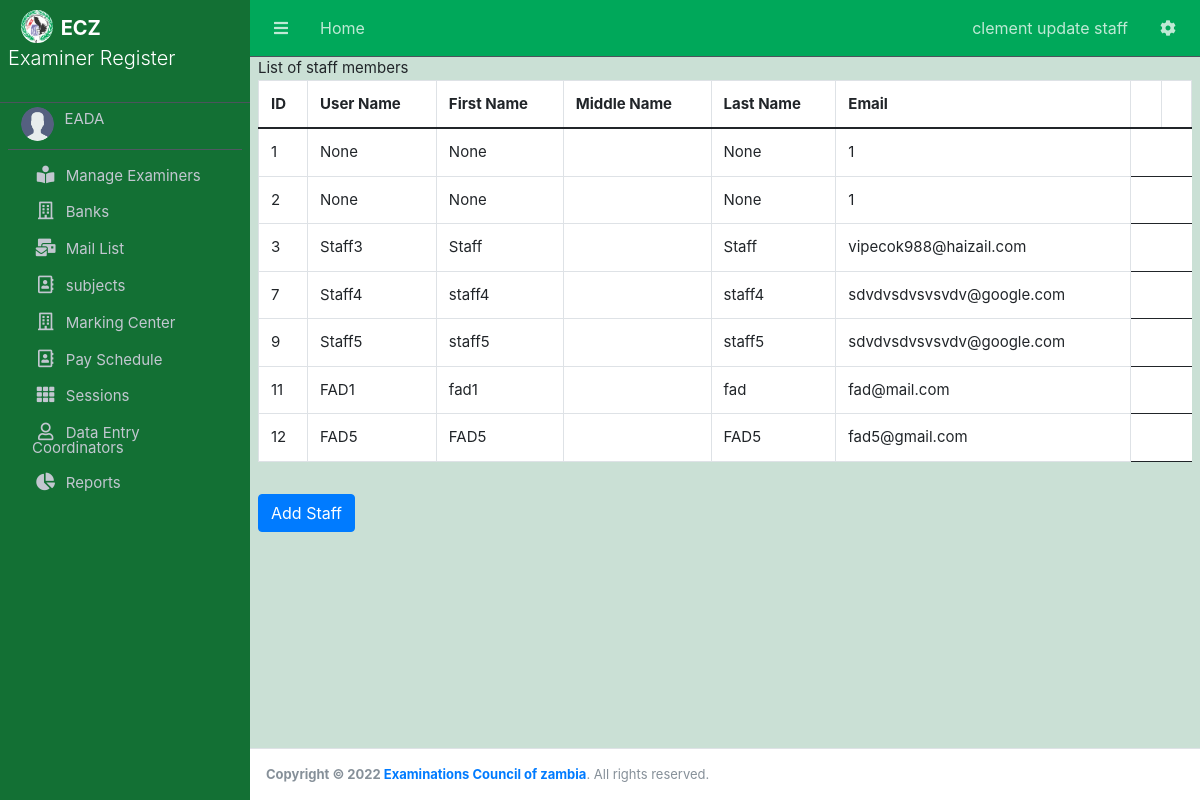
/staff/list (signed in), run on the app's committed database.
### Examiner/models.py (models this page shows, shortened)
class CustomUser(AbstractUser):
    user_type_data = ((0, "ADMIN"),(1, "EAD"), (2, "FAD"), (3, "Examiner"),(4,"Station-Admin"))
    user_type = models.IntegerField(default=1, choices=user_type_data)
    is_admin=models.BooleanField(default=False)

class Staff(models.Model):
    user=models.OneToOneField(CustomUser,
        on_delete=models.CASCADE,null=True,blank=True)
    first_name=models.CharField(max_length=50,null=True)
    last_name=models.CharField(max_length=50,null=True)
    username=models.CharField(max_length=50,null=True)
    email=models.EmailField(null=False)
    created_at = models.DateTimeField(auto_now_add=True)
    updated_at = models.DateTimeField(auto_now=True)

### Examiner/StaffViews.py (the view)
# urls.py: path('staff/list',StaffViews.StaffListView.as_view(),name='staff-list'),
class StaffListView(ListView):
    model=Staff
    template_name='EAD/Stafflist.html'
    context_object_name='staffs'

### Examiner/templates/EAD/Stafflist.html (shortened to what this page needs)
{% extends 'base.html' %}
{% block content %}
List of staff members
<div class="table table-responsive">
    <table class="table table-bordered">
        <thead>
            <tr>
                <th>ID</th>
                <th>User Name</th>
                <th>First Name</th>
                <th>Middle Name</th>
                <th>Last Name</th>
                <th>Email</th>
                <th><th>
            </tr>
        </thead>
        <tbody>
        {% for item in staffs %}
        <tr>
            <td>{{item.id}}</td>
            <td>{{item.username}}</td>
            <td>{{item.first_name}}</td>
            <td>{{item.middle_name}}</td>
            <td>{{item.last_name}}</td>
            <td>{{item.email}}</td>
        </tr>
        {% endfor %}
        </tbody>
    </table>
</div>
<a href="{%url 'staff-create'%}" class="btn btn-primary">Add Staff</a>
{% endblock content %}

### Examiner/templates/EAD/nav.html (shortened to what this page needs)
{%load static%}
<nav class="main-header navbar navbar-expand  navbar-dark sticky-top" >
    <ul class="navbar-nav">
      <li class="nav-item">
        <a class="nav-link" data-widget="pushmenu" href="#" role="button"><i class="fas fa-bars"></i></a>
      </li>
      <li class="nav-item d-none d-sm-inline-block">
        <a href="{%url 'ead-home'%}" class="nav-link">Home</a>
      </li>
    </ul>
    <ul class="navbar-nav ml-auto">
      <li class="nav-item">
        <a class="nav-link" data-widget="navbar-search" href="#" role="button">
          <p>{{request.user.first_name}} {{request.user.last_name}}</p>
        </a>
      </li>
      <li class="nav-item dropdown">
        <a class="nav-link" data-toggle="dropdown" href="#" aria-expanded="false">
          <i class="fas fa-cog"></i>
        </a>
      </li>
    </ul>
  </nav>

### Examiner/templates/EAD/sidebar.html (shortened to what this page needs)
{% load static%}
<aside class="main-sidebar sidebar-dark-primary  ">
   <a href="{% url 'staff-home'%}" class="brand-link">
    <img src="{% static '/img/logo.jpg'%}" alt="AdminLTE Logo" class="brand-image img-circle" style="opacity: 1.0">
    <span class="brand-text font-weight-heavy"><strong>ECZ</strong></span></br>
    <span class="brand-text font-weight-light float-bottom"><p>Examiner Register</p></span>
  </a>
  <div class="sidebar ">
    <div class="user-panel mt-1 pb-2 mb-1 d-flex">
      <div class="image">
        <img src="{% static 'dist/img/user.png'%}" class="img-circle nav-icon" alt="User Image">
      </div>
      <div class="info">
        <a href="#" class="d-block">{{ request.user}}</a>
      </div>
    </div>
      <nav class="sidebar mt-2">
        <ul class="nav nav-pills nav-sidebar flex-column" data-widget="treeview" role="menu" data-accordion="false" id="nav_accordion">
          <li class="nav-item has-submenu">
            <a href="#" class="nav-link">
              <i class='nav-icon fas fa-book-reader' ></i>
              <p>
                Manage Examiners
              </p>
            </a>
          </li>
          <li class="nav-item">
            <a href="{%url 'bank-list'%}" class="nav-link">
              <i class='nav-icon far fa-building' ></i>
              <p>
              Banks
              </p>
            </a>
          </li>
            <li class="nav-item">
            <a href="{%url 'mail-list'%}" class="nav-link">
              <i class='nav-icon fas fa-mail-bulk' ></i>
              <p>
              Mail List
              </p>
            </a>
          </li>
          <li class="nav-item has-submenu">
            <a href="#" class="nav-link">
              <i class='nav-icon far fa-address-book' ></i>
              <p>
                subjects
              </p>
            </a>
          </li>
          <li class="nav-item">
            <a href="{%url 'marking-center'%}" class="nav-link">
              <i class='nav-icon far fa-building' ></i>
              <p>
              Marking Center
              </p>
            </a>
          </li>
          <li class="nav-item has-submenu">
            <a href="#" class="nav-link">
              <i class='nav-icon far fa-address-book' ></i>
              <p>
                Pay Schedule
              </p>
            </a>
          </li>
          <li class="nav-item has-submenu">
            <a href="" class="nav-link">
              <i class="nav-icon fas fa-th"></i>
              <p>
                Sessions
              </p>
            </a>
          </li>
        <li class="nav-item has-submenu">
          <a href="{%url 'ECZStaff-create'%}" class="nav-link">
            <i class="nav-icon fa fa-user-o" ></i>
            <p>
              Data Entry Coordinators
            </p>
          </a>
        </li>
        <li class="nav-item">
          <a href="{%url 'reports'%}" class="nav-link">
            <i class="nav-icon fa fa-pie-chart" aria-hidden="true"></i>
            <p>
            Reports
            </p>
          </a>
        </li>
        </ul>
      </nav>
    </div>
  </aside>

### static/css/style1.css (style rules this page uses)
.main-sidebar { background-color: #137034; font-size: 15px; line-height: 13px; }
.main-header { background-color: #00A85A; font-size: medium; font-weight:normal; }

### data on the page
CustomUser: user.first_name "clement update", user.last_name "staff", user "EADA"
Staff: id "1", username "None", first_name "None", last_name "None", email "1"
Staff: id "2", username "None", first_name "None", last_name "None", email "1"
Staff: id "3", username "Staff3", first_name "Staff", last_name "Staff", email "vipecok988@haizail.com"
Staff: id "7", username "Staff4", first_name "staff4", last_name "staff4", email "sdvdvsdvsvsvdv@google.com"
Staff: id "9", username "Staff5", first_name "staff5", last_name "staff5", email "sdvdvsdvsvsvdv@google.com"
Staff: id "11", username "FAD1", first_name "fad1", last_name "fad", email "fad@mail.com"
Staff: id "12", username "FAD5", first_name "FAD5", last_name "FAD5", email "fad5@gmail.com"
